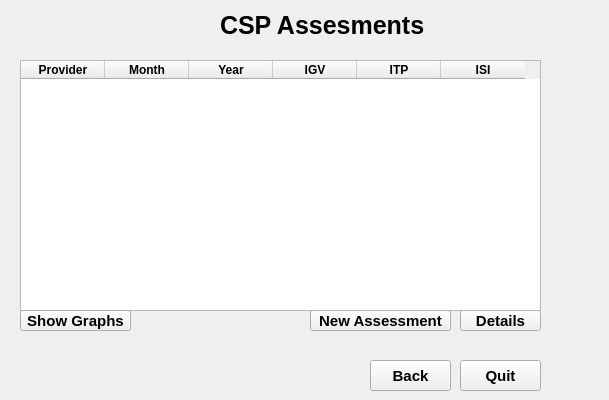
<?xml version="1.0" encoding="UTF-8"?>
<ui version="4.0">
 <class>MainWindow</class>
 <widget class="QMainWindow" name="MainWindow">
  <property name="windowModality">
   <enum>Qt::NonModal</enum>
  </property>
  <property name="geometry">
   <rect>
    <x>0</x>
    <y>0</y>
    <width>609</width>
    <height>400</height>
   </rect>
  </property>
  <property name="sizePolicy">
   <sizepolicy hsizetype="Fixed" vsizetype="Fixed">
    <horstretch>0</horstretch>
    <verstretch>0</verstretch>
   </sizepolicy>
  </property>
  <property name="maximumSize">
   <size>
    <width>1200</width>
    <height>400</height>
   </size>
  </property>
  <property name="windowTitle">
   <string>FTACSP V1.0</string>
  </property>
  <property name="styleSheet">
   <string notr="true"/>
  </property>
  <property name="documentMode">
   <bool>false</bool>
  </property>
  <property name="tabShape">
   <enum>QTabWidget::Rounded</enum>
  </property>
  <property name="dockNestingEnabled">
   <bool>false</bool>
  </property>
  <widget class="QWidget" name="centralwidget">
   <widget class="QPushButton" name="botao_1">
    <property name="geometry">
     <rect>
      <x>310</x>
      <y>310</y>
      <width>141</width>
      <height>21</height>
     </rect>
    </property>
    <property name="font">
     <font>
      <pointsize>11</pointsize>
      <weight>75</weight>
      <bold>true</bold>
     </font>
    </property>
    <property name="styleSheet">
     <string notr="true"/>
    </property>
    <property name="text">
     <string>New Assessment</string>
    </property>
   </widget>
   <widget class="QPushButton" name="botao_3">
    <property name="geometry">
     <rect>
      <x>460</x>
      <y>310</y>
      <width>81</width>
      <height>21</height>
     </rect>
    </property>
    <property name="font">
     <font>
      <pointsize>11</pointsize>
      <weight>75</weight>
      <bold>true</bold>
     </font>
    </property>
    <property name="styleSheet">
     <string notr="true"/>
    </property>
    <property name="text">
     <string>Details</string>
    </property>
   </widget>
   <widget class="QLabel" name="label_title">
    <property name="geometry">
     <rect>
      <x>220</x>
      <y>0</y>
      <width>231</width>
      <height>51</height>
     </rect>
    </property>
    <property name="font">
     <font>
      <pointsize>19</pointsize>
      <weight>75</weight>
      <bold>true</bold>
      <kerning>true</kerning>
     </font>
    </property>
    <property name="text">
     <string>CSP Assesments</string>
    </property>
   </widget>
   <widget class="QLabel" name="label_1">
    <property name="geometry">
     <rect>
      <x>130</x>
      <y>40</y>
      <width>141</width>
      <height>21</height>
     </rect>
    </property>
    <property name="font">
     <font>
      <pointsize>11</pointsize>
     </font>
    </property>
    <property name="styleSheet">
     <string notr="true"/>
    </property>
    <property name="frameShape">
     <enum>QFrame::NoFrame</enum>
    </property>
    <property name="text">
     <string/>
    </property>
   </widget>
   <widget class="QLabel" name="label_4">
    <property name="geometry">
     <rect>
      <x>20</x>
      <y>40</y>
      <width>121</width>
      <height>21</height>
     </rect>
    </property>
    <property name="font">
     <font>
      <pointsize>11</pointsize>
      <weight>75</weight>
      <bold>true</bold>
     </font>
    </property>
    <property name="text">
     <string/>
    </property>
   </widget>
   <widget class="QTableWidget" name="tableWidget">
    <property name="geometry">
     <rect>
      <x>20</x>
      <y>60</y>
      <width>521</width>
      <height>251</height>
     </rect>
    </property>
    <property name="sizePolicy">
     <sizepolicy hsizetype="Fixed" vsizetype="Fixed">
      <horstretch>50</horstretch>
      <verstretch>0</verstretch>
     </sizepolicy>
    </property>
    <property name="minimumSize">
     <size>
      <width>500</width>
      <height>6</height>
     </size>
    </property>
    <property name="maximumSize">
     <size>
      <width>2000</width>
      <height>2000</height>
     </size>
    </property>
    <property name="sizeIncrement">
     <size>
      <width>0</width>
      <height>0</height>
     </size>
    </property>
    <property name="baseSize">
     <size>
      <width>0</width>
      <height>0</height>
     </size>
    </property>
    <property name="editTriggers">
     <set>QAbstractItemView::NoEditTriggers</set>
    </property>
    <property name="selectionMode">
     <enum>QAbstractItemView::SingleSelection</enum>
    </property>
    <property name="selectionBehavior">
     <enum>QAbstractItemView::SelectRows</enum>
    </property>
    <property name="sortingEnabled">
     <bool>false</bool>
    </property>
    <attribute name="horizontalHeaderDefaultSectionSize">
     <number>84</number>
    </attribute>
    <attribute name="verticalHeaderDefaultSectionSize">
     <number>35</number>
    </attribute>
    <column>
     <property name="text">
      <string>Provider</string>
     </property>
     <property name="font">
      <font>
       <weight>75</weight>
       <bold>true</bold>
      </font>
     </property>
    </column>
    <column>
     <property name="text">
      <string>Month</string>
     </property>
     <property name="font">
      <font>
       <weight>75</weight>
       <bold>true</bold>
      </font>
     </property>
    </column>
    <column>
     <property name="text">
      <string>Year</string>
     </property>
     <property name="font">
      <font>
       <weight>75</weight>
       <bold>true</bold>
      </font>
     </property>
    </column>
    <column>
     <property name="text">
      <string>IGV</string>
     </property>
     <property name="font">
      <font>
       <weight>75</weight>
       <bold>true</bold>
      </font>
     </property>
    </column>
    <column>
     <property name="text">
      <string>ITP</string>
     </property>
     <property name="font">
      <font>
       <weight>75</weight>
       <bold>true</bold>
      </font>
     </property>
    </column>
    <column>
     <property name="text">
      <string>ISI</string>
     </property>
     <property name="font">
      <font>
       <weight>75</weight>
       <bold>true</bold>
      </font>
     </property>
    </column>
   </widget>
   <widget class="QPushButton" name="botao_4">
    <property name="geometry">
     <rect>
      <x>370</x>
      <y>360</y>
      <width>81</width>
      <height>31</height>
     </rect>
    </property>
    <property name="font">
     <font>
      <pointsize>11</pointsize>
      <weight>75</weight>
      <bold>true</bold>
     </font>
    </property>
    <property name="styleSheet">
     <string notr="true"/>
    </property>
    <property name="text">
     <string>Back</string>
    </property>
   </widget>
   <widget class="QPushButton" name="botao_5">
    <property name="geometry">
     <rect>
      <x>460</x>
      <y>360</y>
      <width>81</width>
      <height>31</height>
     </rect>
    </property>
    <property name="font">
     <font>
      <pointsize>11</pointsize>
      <weight>75</weight>
      <bold>true</bold>
     </font>
    </property>
    <property name="styleSheet">
     <string notr="true"/>
    </property>
    <property name="text">
     <string>Quit</string>
    </property>
   </widget>
   <widget class="QPushButton" name="botao_8">
    <property name="geometry">
     <rect>
      <x>20</x>
      <y>310</y>
      <width>111</width>
      <height>21</height>
     </rect>
    </property>
    <property name="font">
     <font>
      <pointsize>11</pointsize>
      <weight>75</weight>
      <bold>true</bold>
     </font>
    </property>
    <property name="styleSheet">
     <string notr="true"/>
    </property>
    <property name="text">
     <string>Show Graphs</string>
    </property>
   </widget>
  </widget>
  <widget class="QMenuBar" name="menubar">
   <property name="geometry">
    <rect>
     <x>0</x>
     <y>0</y>
     <width>609</width>
     <height>21</height>
    </rect>
   </property>
  </widget>
 </widget>
 <resources/>
 <connections/>
</ui>
